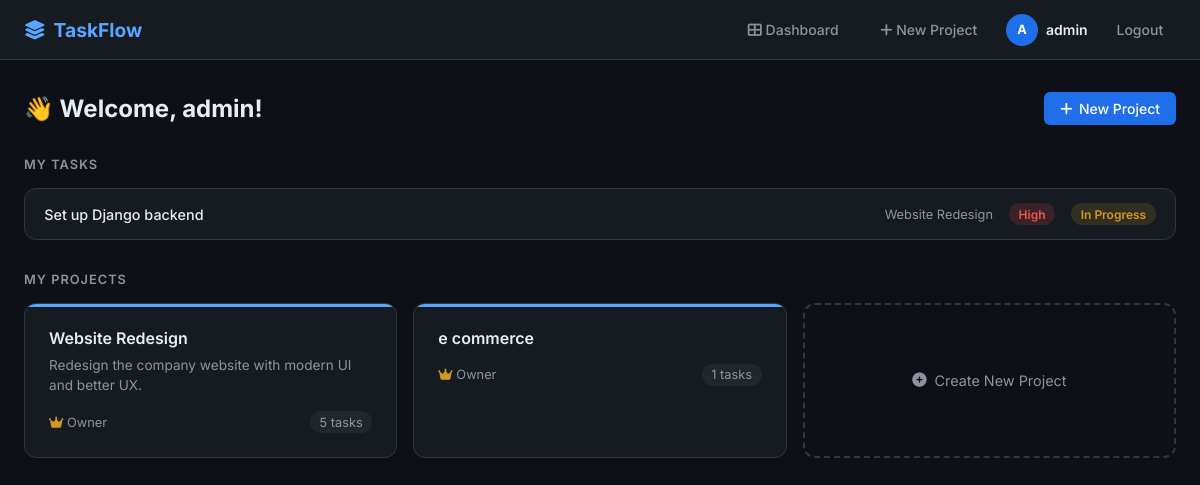
The page /dashboard/ (signed in) on the database its author committed.
### projects/models.py (models this page shows, shortened)
class Task(models.Model):
    STATUS_CHOICES = [
        ('todo', 'To Do'),
        ('inprogress', 'In Progress'),
        ('done', 'Done'),
    ]
    PRIORITY_CHOICES = [
        ('low', 'Low'),
        ('medium', 'Medium'),
        ('high', 'High'),
    ]
    project = models.ForeignKey(Project, on_delete=models.CASCADE, related_name='tasks')
    title = models.CharField(max_length=200)
    description = models.TextField(blank=True)
    status = models.CharField(max_length=20, choices=STATUS_CHOICES, default='todo')
    priority = models.CharField(max_length=10, choices=PRIORITY_CHOICES, default='medium')
    assigned_to = models.ForeignKey(User, on_delete=models.SET_NULL, null=True, blank=True, related_name='assigned_tasks')
    created_by = models.ForeignKey(User, on_delete=models.CASCADE, related_name='created_tasks')
    created = models.DateTimeField(auto_now_add=True)
    due_date = models.DateField(null=True, blank=True)

class Project(models.Model):
    name = models.CharField(max_length=200)
    description = models.TextField(blank=True)
    owner = models.ForeignKey(User, on_delete=models.CASCADE, related_name='owned_projects')
    members = models.ManyToManyField(User, related_name='member_projects', blank=True)
    created = models.DateTimeField(auto_now_add=True)
    color = models.CharField(max_length=7, default='#e8c547')

### projects/views.py (the view)
# urls.py: path('dashboard/', views.dashboard, name='dashboard'),
@login_required
def dashboard(request):
    owned = Project.objects.filter(owner=request.user)
    member = Project.objects.filter(members=request.user)
    my_tasks = Task.objects.filter(assigned_to=request.user).exclude(status='done')[:5]
    return render(request, 'projects/dashboard.html', {
        'owned_projects': owned,
        'member_projects': member,
        'my_tasks': my_tasks,
    })

### templates/projects/dashboard.html (shortened to what this page needs)
{% extends 'base.html' %}
{% block content %}
<div class="dashboard">
    <div class="dashboard-header">
        <h1>👋 Welcome, {{ user.username }}!</h1>
        <a href="/projects/create/" class="btn btn-primary"><i class="fas fa-plus"></i> New Project</a>
    </div>
    <div class="section-title">My Tasks</div>
    {% if my_tasks %}
    <div class="my-tasks">
        {% for task in my_tasks %}
        <a href="/tasks/{{ task.pk }}/" class="task-row">
            <div class="task-row-title">{{ task.title }}</div>
            <div class="task-row-project">{{ task.project.name }}</div>
            <span class="badge badge-{{ task.priority }}">{{ task.get_priority_display }}</span>
            <span class="badge badge-{{ task.status }}">{{ task.get_status_display }}</span>
        </a>
        {% endfor %}
    </div>
    {% else %}
    <div class="my-tasks"><div class="empty-state"><i class="fas fa-check-circle"></i><p>No tasks assigned yet.</p></div></div>
    {% endif %}
    <div class="section-title">My Projects</div>
    <div class="projects-grid">
        {% for project in owned_projects %}
        <a href="/projects/{{ project.pk }}/" class="project-card" style="--card-color:{{ project.color }}">
            <h3>{{ project.name }}</h3>
            <p>{{ project.description|truncatechars:80 }}</p>
            <div class="project-meta"><span><i class="fas fa-crown" style="color:var(--warning)"></i> Owner</span><span class="task-count">{{ project.tasks.count }} tasks</span></div>
        </a>
        {% endfor %}
        <a href="/projects/create/" class="new-project-card"><i class="fas fa-plus-circle"></i> Create New Project</a>
    </div>
</div>
{% endblock %}

### templates/base.html (shortened to what this page needs)
<!DOCTYPE html>
<html lang="en">
<head>
    <link href="https://cdnjs.cloudflare.com/ajax/libs/font-awesome/6.4.0/css/all.min.css" rel="stylesheet">
</head>
<body>
<nav>
    <a href="/" class="nav-brand"><i class="fas fa-layer-group"></i> TaskFlow</a>
    <div class="nav-links">
        {% if user.is_authenticated %}
        <a href="/dashboard/"><i class="fas fa-th-large"></i> Dashboard</a>
        <a href="/projects/create/"><i class="fas fa-plus"></i> New Project</a>
        <div class="nav-user">
            <div class="avatar">{{ user.username|first|upper }}</div>
            {{ user.username }}
        </div>
        <a href="/accounts/logout/">Logout</a>
        {% else %}
        <a href="/accounts/login/">Login</a>
        <a href="/accounts/register/" style="background:var(--accent2);color:#fff;padding:0.4rem 1rem;border-radius:6px;">Sign Up</a>
        {% endif %}
    </div>
</nav>
{% block content %}{% endblock %}
</body>
</html>

### templates/base.html (style rules this page uses)
:root { --bg: #0d1117; --surface: #161b22; --surface2: #21262d; --accent: #58a6ff; --accent2: #1f6feb; --text: #e6edf3; --muted: #8b949e; --border: #30363d; --danger: #f85149; --success: #3fb950; --warning: #d29922; --todo: #58a6ff; --inprogress: #d29922; --done: #3fb950; }
* { margin:0; padding:0; box-sizing:border-box; }
body { background:var(--bg); color:var(--text); font-family:'Inter',sans-serif; min-height:100vh; }
nav { background:var(--surface); border-bottom:1px solid var(--border); padding:0 1.5rem; height:60px; display:flex; align-items:center; justify-content:space-between; position:sticky; top:0; z-index:100; }
.nav-brand { font-size:1.2rem; font-weight:700; color:var(--accent); text-decoration:none; display:flex; align-items:center; gap:0.5rem; }
.nav-links { display:flex; align-items:center; gap:1rem; }
.nav-links a { color:var(--muted); text-decoration:none; font-size:0.875rem; font-weight:500; transition:color 0.2s; padding:0.4rem 0.8rem; border-radius:6px; }
.nav-user { display:flex; align-items:center; gap:0.5rem; color:var(--text); font-size:0.875rem; font-weight:600; }
.avatar { width:32px; height:32px; background:var(--accent2); border-radius:50%; display:flex; align-items:center; justify-content:center; font-size:0.8rem; font-weight:700; color:#fff; }
.btn { display:inline-flex; align-items:center; gap:0.4rem; padding:0.5rem 1rem; border-radius:6px; font-size:0.875rem; font-weight:500; cursor:pointer; border:none; text-decoration:none; transition:all 0.2s; font-family:'Inter',sans-serif; }
.btn-primary { background:var(--accent2); color:#fff; }
.badge { display:inline-block; padding:0.2rem 0.6rem; border-radius:20px; font-size:0.75rem; font-weight:600; }
.badge-inprogress { background:rgba(210,153,34,0.15); color:var(--warning); }
.badge-high { background:rgba(248,81,73,0.15); color:var(--danger); }

### templates/projects/dashboard.html (style rules this page uses)
.dashboard { padding:2rem 1.5rem; max-width:1200px; margin:0 auto; }
.dashboard-header { display:flex; justify-content:space-between; align-items:center; margin-bottom:2rem; }
.dashboard-header h1 { font-size:1.5rem; font-weight:700; }
.section-title { font-size:0.8rem; font-weight:600; color:var(--muted); text-transform:uppercase; letter-spacing:1px; margin-bottom:1rem; margin-top:2rem; }
.projects-grid { display:grid; grid-template-columns:repeat(auto-fill,minmax(280px,1fr)); gap:1rem; }
.project-card { background:var(--surface); border:1px solid var(--border); border-radius:12px; padding:1.5rem; text-decoration:none; color:var(--text); transition:all 0.2s; position:relative; overflow:hidden; }
.project-card::before { content:''; position:absolute; top:0; left:0; right:0; height:3px; background:var(--card-color,var(--accent)); }
.project-card h3 { font-size:1rem; font-weight:600; margin-bottom:0.4rem; }
.project-card p { color:var(--muted); font-size:0.85rem; margin-bottom:1rem; line-height:1.5; }
.project-meta { display:flex; justify-content:space-between; align-items:center; font-size:0.8rem; color:var(--muted); }
.task-count { background:var(--surface2); padding:0.2rem 0.6rem; border-radius:20px; }
.new-project-card { border:2px dashed var(--border); border-radius:12px; padding:1.5rem; display:flex; align-items:center; justify-content:center; gap:0.5rem; color:var(--muted); text-decoration:none; transition:all 0.2s; font-size:0.9rem; min-height:130px; }
.my-tasks { background:var(--surface); border:1px solid var(--border); border-radius:12px; overflow:hidden; }
.task-row { display:flex; align-items:center; gap:1rem; padding:0.9rem 1.2rem; border-bottom:1px solid var(--border); text-decoration:none; color:var(--text); transition:background 0.2s; }
.task-row:last-child { border-bottom:none; }
.task-row-title { flex:1; font-size:0.9rem; font-weight:500; }
.task-row-project { font-size:0.8rem; color:var(--muted); }

### rows shown on the page
Task: title "Set up Django backend", project.name "Website Redesign", priority "High", status "In Progress"
Project: name "Website Redesign", description "Redesign the company website with modern UI and better UX.", tasks.count "5"
Project: name "e commerce", tasks.count "1"

### other values the page prints
{{ user.username|first|upper }} "A"
{{ user.username }} "admin"
